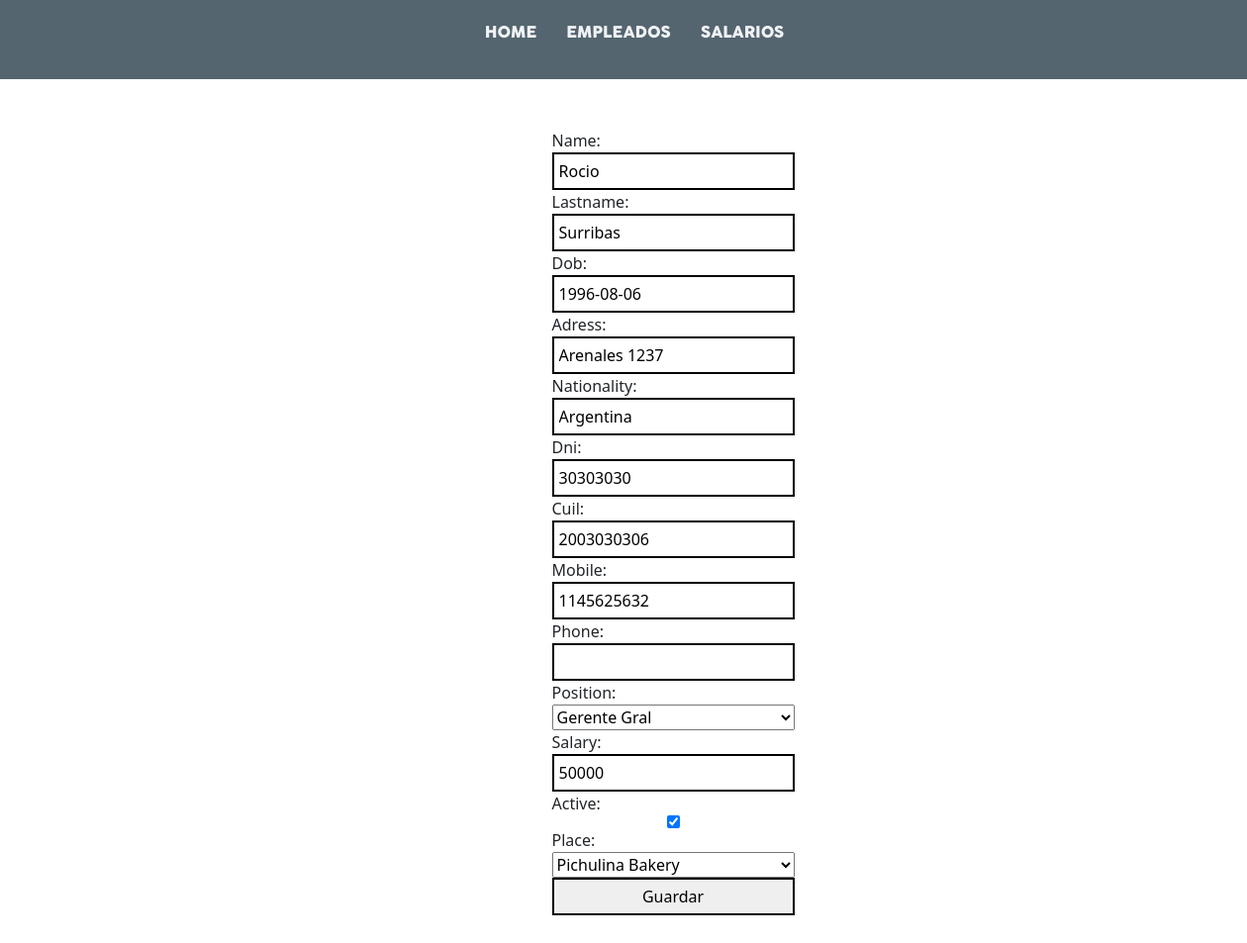
The page /employees/edit/1 on the database as committed earlier.
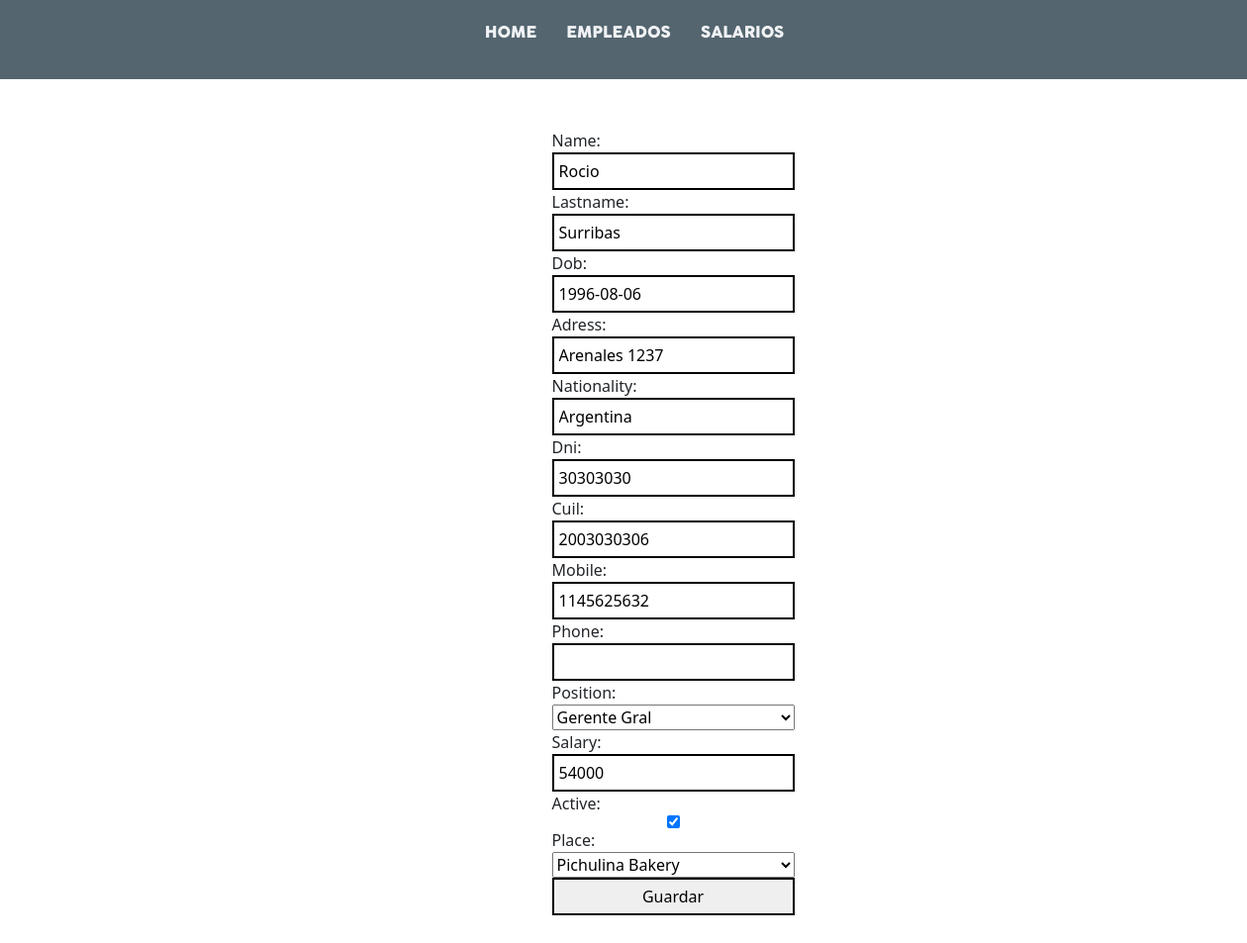
The same page on the database as committed later.
### employees/models.py (models this page shows, shortened)
class Employee(models.Model):
    id = models.AutoField(primary_key=True)
    name = models.CharField(max_length=50,blank=False,null=False)
    lastname = models.CharField(max_length=50,blank=False,null=False)
    dob = models.DateField(blank=False,null=False,)
    adress = models.CharField(max_length=100,blank=False,null=False)
    nationality = models.CharField(max_length=50, blank=False,null=False)
    dni = models.IntegerField(blank=False,null=False)
    cuil = models.IntegerField(blank=False,null=False)
    mobile = models.IntegerField(blank=False,null=False)
    phone = models.IntegerField(blank=True,null=True)
    position = models.ForeignKey(Position,on_delete=models.CASCADE) #Relacion uno a muchos
    salary = models.IntegerField(blank=False,null=False)
    active = models.BooleanField()
    place = models.ForeignKey(WorkPlace,on_delete=models.CASCADE)

class Position(models.Model):
    name = models.CharField(blank=False,null=False, max_length=50)
    description = models.TextField(blank=False,null=True)
    def __str__(self):
        return self.name

class WorkPlace(models.Model):
    name = models.CharField(max_length=100,blank=False,null=False)
    adress = models.CharField(max_length= 100,blank=False,null=False)
    phone =  models.IntegerField(blank=False,null=False)
    def __str__(self):
        return self.name

### employees/views.py (the view)
# urls.py: path("edit/<int:id>",views.edit, name="employee_edit"),
def edit(request, id):
    employee = Employee.objects.get(id=id)
    if(request.method =='GET'):
        employee = Employee.objects.get(id=id)
        form = EmployeeForm(instance=employee)
        context = {
            'id':id,
            'form':form
        }
        return  render(request,'employees/edit.html',context)
    if(request.method =='POST'):
        form = EmployeeForm(request.POST,instance=employee)
        form.save()
        return redirect('employees')

### employees/forms.py
class EmployeeForm(ModelForm):
    class Meta:
        model = Employee
        fields = '__all__'

### templates/employees/edit.html (shortened to what this page needs)
{% extends 'layout/base.html' %}
{% load static %}
{% block 'styles' %}
<link rel="stylesheet" href="{% static 'css/form.css' %}">
{% endblock 'styles' %}
{% block 'content' %}
<form action="{% url 'employee_edit' id=id %}" method="POST">
    {{form.as_table}}
    <input type="submit" value="Guardar">
</form>
{% endblock 'content' %}

Rows that differ between the two databases and show on the page:
changed Employee "Surribas": salary "50000" → "54000"
